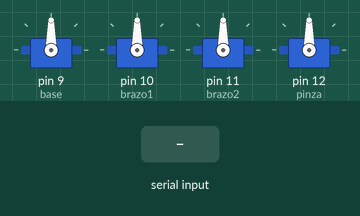
This sketch was run on a simulated Arduino Uno, built with avr-gcc and run on an emulated ATmega328P. Shown: 4 × servo. The test bench sets the inputs (shaded band).

Above: at 1.2 s.
1.3 s: "90,45,200,10\n" received over Serial
At 2.5 s:
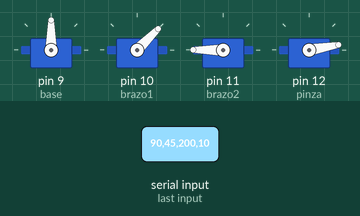
2.8 s: "30,150,10,200\n" received over Serial
At 3.7 s:
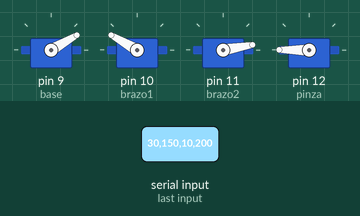
Timing chart, 0 to 5.8 s (numbered marks = the images above; inputs shaded):
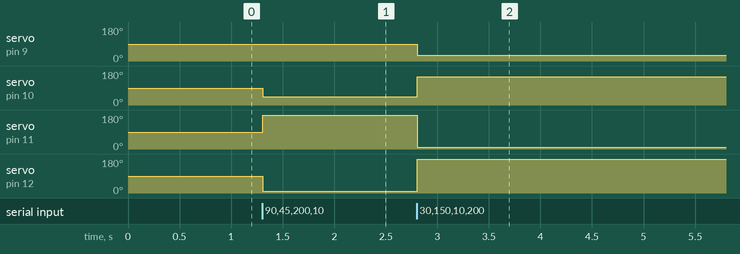

Measured:
- after the input at 1.3 s, servo on pin 10 (brazo1): 90° → 45° at once; servo on pin 11 (brazo2): 90° → 180° at once; servo on pin 12 (pinza): 90° → 10° at once
- after the input at 2.8 s, servo on pin 9 (base): 90° → 30° at once; servo on pin 10 (brazo1): 45° → 150° at once; servo on pin 11 (brazo2): 180° → 10° at once; servo on pin 12 (pinza): 10° → 180° at once

The sketch:

brazoRobotconBluetooth.ino
```cpp
/*Brazo Robot controlado por Bluetooth
 * Este programa facilita la comunicación de Arduino por Bluetooth
 * con un dispositivo Android para el control de un brazo robot
 * (base giratoria, dos brazos articulados y una pinza) mediante
 * dispositivos táctiles.
 * Creado por Antonio Gómez García
 * IES Eduardo Valencia
 * Calzada de Calatrava, Ciudad Real
 * Spain
 * 28 Aug 2016
 */
#include<Servo.h>
Servo base,brazo1,brazo2,pinza;
int led=13;
int posBase=0;
int posBrazo1=0;
int posBrazo2=0;
int posPinza=0;
boolean encendido=false;
void setup() {
  // You should know and modify, in case, the value
  //in Serial.begin according to the Bluetooth module
  // you are using. I.E., Zum Card from BQ Electronics
  //uses 19200, whereas JY-MCU module is usually 9600
Serial.begin(19200);
base.attach(9);
brazo1.attach(10);
brazo2.attach(11);
pinza.attach(12);
}

void loop() {
  // put your main code here, to run repeatedly:
  if(Serial.available()>0){
posBase=Serial.parseInt();
posBrazo1=Serial.parseInt();
posBrazo2=Serial.parseInt();
posPinza=Serial.parseInt();
if (!encendido){
digitalWrite(led,HIGH);
  }else{digitalWrite(led,LOW);}
  if (Serial.read()=='\n'){
  base.write(posBase);
  brazo1.write(posBrazo1);
  brazo2.write(posBrazo2);
  pinza.write(posPinza);
  }

}
}
```
